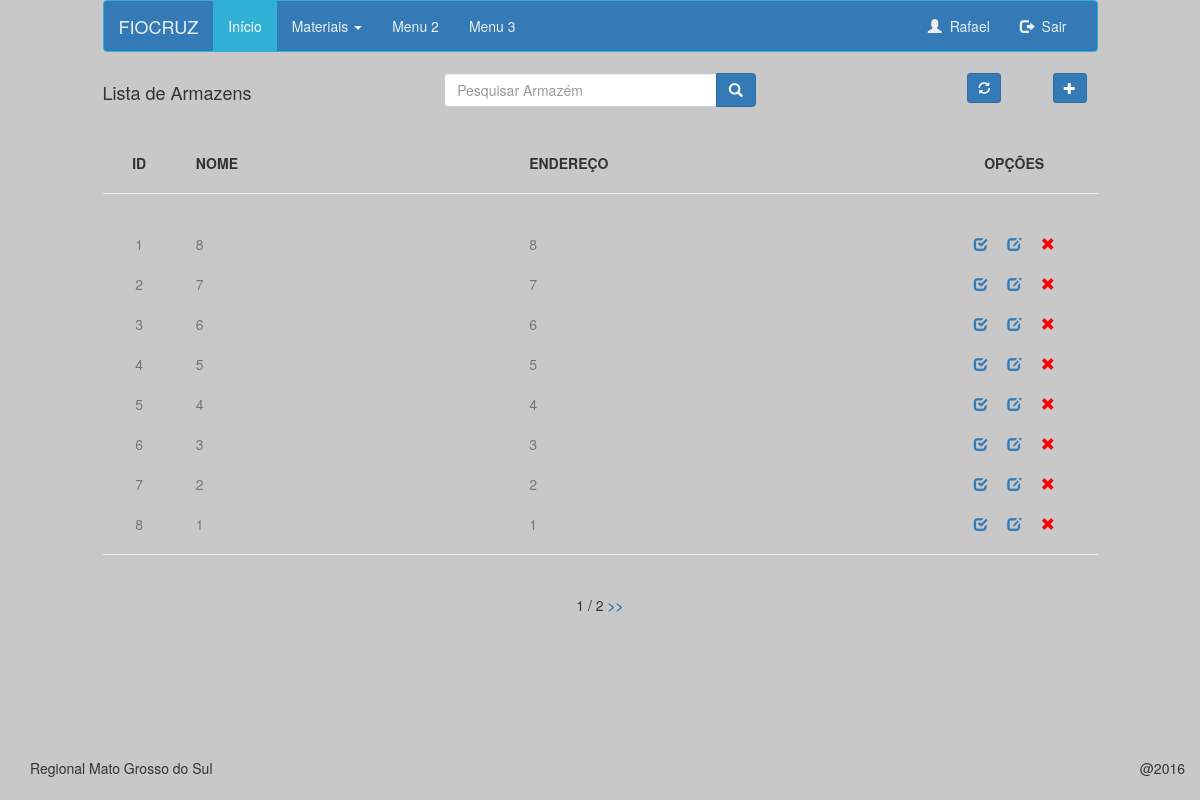
The app's page /armazem/ (signed in) with its own data.
### armazem/models.py (models this page shows, shortened)
class Armazem(models.Model):
	nome 		= models.CharField(max_length=40,null=False)
	endereco 	= models.CharField(max_length=40,null=False)
	numero		= models.CharField(max_length=6,null=False)
	complemento	= models.CharField(max_length=40,null=True)
	localizador	= models.CharField(max_length=10)
	criado	 	= models.DateTimeField(auto_now=False,auto_now_add=True)
	atualizado 	= models.DateTimeField(auto_now=True,auto_now_add=False)
	usuario	    = models.ForeignKey(settings.AUTH_USER_MODEL)
	class Meta:
		ordering = ['-atualizado','-criado']
		permissions = (
            ('pode_administrar', 'Pode Administrar'),
        )
	def get_absolute_url(self):
		return reverse('armazem:detalhe', kwargs={'id':self.id})

### armazem/views.py (the view)
@login_required
def armazem_lista(request):
	queryset_list = Armazem.objects.all()
	page_request_var='Pagina'
	query = request.GET.get('q')
	if query:
		queryset_list = queryset_list.filter(nome__icontains=query)
	paginator = Paginator(queryset_list, 8)
	page = request.GET.get(page_request_var)
	try:
		queryset_list = paginator.page(page)
	except PageNotAnInteger:
		queryset_list = paginator.page(1)
	except EmptyPage:
		queryset_list = paginator.page(paginator.num_pages)
	context = { 'armazens':queryset_list,
				'page_request_var':page_request_var
				}
	return render(request,'armazem_lista.html', context)

### armazem/templates/armazem_lista.html (shortened to what this page needs)
{% extends 'base.html' %}
{% block header %}
<div class="row">
    <div class="col-sm-4">
        <h4>Lista de Armazens</h4>
    </div>
    <form method='GET' action=''>
	    <div class="col-sm-4">
	        <div class="input-group">
	            <input name="q" class="form-control" id="search" type="text" placeholder="Pesquisar Armazém" value='{{request.GET.q}}'>
		            <span class="input-group-btn">
	                <button title='Pesquisar' class="btn btn-primary" type="submit">
	                    <span class="glyphicon glyphicon-search"></span>
	                </button>
	            </span>
	        </div>
		</div>
	    <div class="col-sm-2">
	    </div>
    </form>
    <form>
    	<div class="col-sm-1 text-center">
        	<button title='Atualizar lista' class='btn btn-primary btn-sm' type='submit' formaction="{%  url 'armazem:lista' %}">
	        	<span class="glyphicon glyphicon-refresh"></span></button>
    	</div>
    	<div class="col-sm-1 text-center">
    	{% if perms.armazem.pode_administrar %}
        	<button title='Novo Armazém' class='btn btn-primary btn-sm' type='submit' formaction="{%  url 'armazem:cria' %}">
	        	<span class="glyphicon glyphicon-plus"></span></button>
	    {% endif %}
    	</div>
   	</form>
</div>
{% endblock %}
{% block main %}
	<br><br>
	<div class='row'>
		<div class='col-sm-12'>
		    <ul class="list-inline">
		    	<div class='col-sm-1 text-center'>
		        	<li><strong>ID</strong></li>
		        </div>
		        <div class='col-sm-4'>
		        	<li><strong>NOME</strong></li>
		        </div>
		        <div class='col-sm-5'>
		        	<li><strong>ENDEREÇO</strong></li>
		        </div>
		        <div class='col-sm-2 text-center'>
		        	<li><strong>OPÇÕES</strong></li>
		    	</div>
		    </ul>
	    </div>
    </div><hr>
	{% for obj in armazens %}
	    <div class='row'><br>
	    	<div class='col-sm-12 text-muted'>
			    <ul class="list-inline">
			    <div class='col-sm-1'>
			        <li class='text-center'>{{forloop.counter}}</li>
			    </div>
			    <div class='col-sm-4'>
			        <li>{{obj.nome}}</li>
			    </div>
			    <div class='col-sm-5'>
			        <li>{{obj.endereco}}</li>
			    </div>
			    <div class='col-sm-2 text-center'>
	                <a href='{{ obj.get_absolute_url }}'>
	                   	<span title='Visualizar' class="glyphicon glyphicon-check"></span>
	                </a>&nbsp;&nbsp;&nbsp;
	                {% if perms.armazem.pode_administrar %}
	                <a href='{% url "armazem:edita" obj.id %}'>
	                   	<span title='Editar' class="glyphicon glyphicon-edit"></span>
	                </a>&nbsp;&nbsp;&nbsp;
	                <a href='{% url "armazem:apaga" obj.id %}'>
	                   	<span style="color:red" title='Excluir' class="glyphicon glyphicon-remove"></span>
	                </a>
	                {% endif %}
			    </div>
			    </ul>
		    </div>
	  	</div>
	{% endfor %}
	<hr>
	<div class='text-center'>
	<div class="pagination">
	    <span class="step-links">
	        <span class="current">
	            {{ armazens.number }} / {{ armazens.paginator.num_pages }}
	        </span>
	        {% if armazens.has_next %}
	            <a href="?{{ page_request_var }}={{ armazens.next_page_number }}"><strong> >></strong></a>
	        {% endif %}
	    </span>
	</div>
	</div>
{% endblock %}

### core/templates/menu.html (shortened to what this page needs)
<div class='row'>
    <div class='col-sm-10'>
      <nav class="navbar navbar-default">
        <div class="container-fluid">
          <div class="navbar-header">
            <a class="navbar-brand" href="#">FIOCRUZ</a>
          </div>
          <div class="collapse navbar-collapse" id="myNavbar">
            <ul class="nav navbar-nav">
              <li class="active"><a href="#">Início</a></li>
              <li class="dropdown">
                <a class="dropdown-toggle" data-toggle="dropdown" href="#">Materiais <span class="caret"></span></a>
              </li>
              <li><a href="#">Menu 2</a></li>
              <li><a href="#">Menu 3</a></li>
            </ul>
            <ul class="nav navbar-nav navbar-right">
              <li><a href="{% url 'core:usuario' %}"><span class="glyphicon glyphicon-user"></span>&nbsp;&nbsp;{{ request.user.first_name }}
              </a></li>
              <li><a href="{% url 'logout' %}"><span class="glyphicon glyphicon-log-out"></span>&nbsp;&nbsp;Sair</a></li>
            </ul>
          </div>
        </div>
      </nav>
    </div>
</div>

### armazem/static/css/fiocruz.css (style rules this page uses)
.navbar-default { background-color: #337ab7; border-color: #31b0d5; }
.navbar-default .navbar-brand { color: #ecf0f1; }
.navbar-default .navbar-nav > li > a { color: #ecf0f1; }
.navbar-default .navbar-nav > .active > a, .navbar-default .navbar-nav > .active > a:hover, .navbar-default .navbar-nav > .active > a:focus { color: #ffffff; background-color: #31b0d5; }
.navbar-default .navbar-collapse, .navbar-default .navbar-form { border-color: #ecf0f1; }

### records on screen
Armazem: nome "8", endereco "8"
Armazem: nome "7", endereco "7"
Armazem: nome "6", endereco "6"
Armazem: nome "5", endereco "5"
Armazem: nome "4", endereco "4"
Armazem: nome "3", endereco "3"
Armazem: nome "2", endereco "2"
Armazem: nome "1", endereco "1"

### other values on screen
{{ request.user.first_name }} "Rafael"
{{ armazens.number }} "1"
{{ armazens.paginator.num_pages }} "2"
